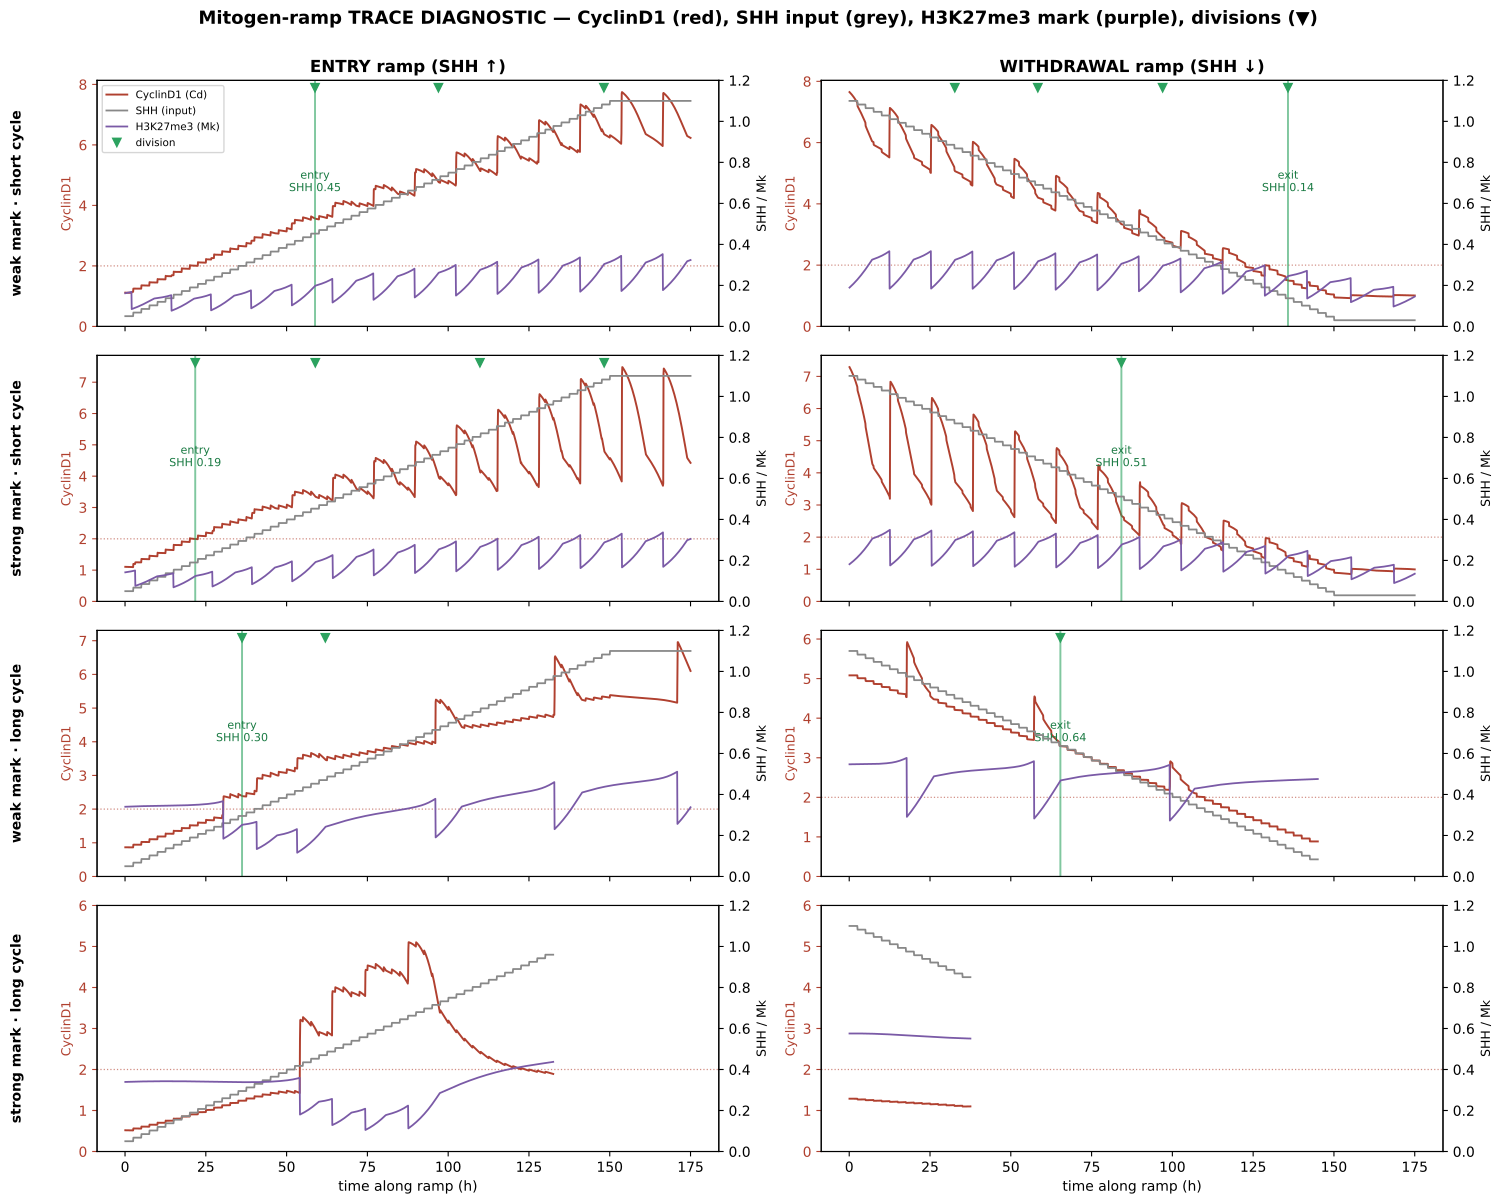

The script that saved this image:
"""DIAGNOSTIC: complete traces of the mitogen ramp (entry & withdrawal) across the parameter corners,
to see the mechanism directly (where CyclinD1 crosses, how the H3K27me3 mark accumulates/dilutes, when
the cell divides) rather than relying on a single threshold number.

4 conditions = corners of (H3K27me3 strength × cell-cycle duration); columns = entry ramp (SHH up) and
withdrawal ramp (SHH down). Each panel overlays SHH (input), CyclinD1 (Cd, the readout), the H3K27me3
mark (Mk), and division events (MPF peaks).

Run:  ./venv/bin/python simulations/sim_ramp_traces_diagnostic.py
"""
import sys, os
sys.path.insert(0, os.path.dirname(os.path.dirname(os.path.abspath(__file__))))
import numpy as np
import matplotlib
matplotlib.use('Agg')
import matplotlib.pyplot as plt
from scipy.signal import find_peaks
import tellurium as te
from src.build_model_v44_heldt import build_model_v44

D, PREEQ, CHUNK = 9000.0, 3000.0, 150.0
M = build_model_v44(with_ezh2=True, with_hh=True)
GNP = dict(MYCN_amplification=1.0, Ptch1_copy_number=1.0, p16=0.0, p18=0.464, kSyP21=0.002, HHi=0, EZH2i=0)
DEFAULTS = dict(f0_mk=0.233, mu=0.0005, kTlEZ=0.004, del_mk=0.0007, HU=0.0, k_Cd_translation=0.801)
_R = te.loada(M); _R.integrator.setValue('relative_tolerance', 1e-6)
try: _R.integrator.setValue('maximum_num_steps', 100000)
except Exception: pass


def ramp_trace(f0, mu, entry):
    _R.reset()
    for k, v in GNP.items(): _R[k] = v
    for k, v in DEFAULTS.items(): _R[k] = v
    _R['f0_mk'] = f0; _R['mu'] = mu
    shh0, shh1 = (0.05, 1.10) if entry else (1.10, 0.03)
    _R['SHH'] = shh0
    sel = ['time', 'SHH', 'Cd', 'Mk', 'MPF']
    t = 0.0
    for atol in (1e-8, 1e-7, 1e-6):
        try:
            _R.integrator.setValue('absolute_tolerance', atol); _R.simulate(0, PREEQ, 200, selections=sel); break
        except Exception:
            pass
    t = PREEQ
    shh_fn = lambda tt: shh0 + (shh1 - shh0) * min(max((tt - PREEQ) / D, 0.0), 1.0)
    T, SH, CD, MK, MP = [], [], [], [], []
    while t < PREEQ + D + 1500:
        _R['SHH'] = float(shh_fn(t)); ok = False
        for atol in (1e-8, 1e-7, 1e-6):
            try:
                _R.integrator.setValue('absolute_tolerance', atol)
                r = _R.simulate(t, t + CHUNK, max(30, int(CHUNK / 5)), selections=sel); ok = True; break
            except Exception:
                pass
        if not ok:
            break
        T.append(r['time'][1:]); SH.append(r['SHH'][1:]); CD.append(r['Cd'][1:]); MK.append(r['Mk'][1:]); MP.append(r['MPF'][1:])
        t += CHUNK
    if not T:
        return None
    return (np.concatenate(T) - PREEQ) / 60.0, np.concatenate(SH), np.concatenate(CD), np.concatenate(MK), np.concatenate(MP)


CONDS = [
    ('weak mark · short cycle',   0.60, 0.00090),
    ('strong mark · short cycle', 0.10, 0.00090),
    ('weak mark · long cycle',    0.60, 0.00030),
    ('strong mark · long cycle',  0.10, 0.00030),
]
THR = 2.0
fig, axes = plt.subplots(len(CONDS), 2, figsize=(15, 12), sharex='col')
for row, (name, f0, mu) in enumerate(CONDS):
    for col, entry in enumerate([True, False]):
        a = axes[row, col]
        tr = ramp_trace(f0, mu, entry)
        if tr is None:
            a.text(0.5, 0.5, 'integration failed', transform=a.transAxes, ha='center'); continue
        th, sh, cd, mk, mp = tr
        a.plot(th, cd, color='#b0402f', lw=1.4, label='CyclinD1 (Cd)')
        a.axhline(THR, color='#b0402f', ls=':', lw=0.9, alpha=0.6)
        a.set_ylim(0, max(6, np.nanmax(cd) * 1.05)); a.set_ylabel('CyclinD1', color='#b0402f', fontsize=9)
        a.tick_params(axis='y', colors='#b0402f')
        at = a.twinx()
        at.plot(th, sh, color='#888', lw=1.3, label='SHH (input)')
        at.plot(th, mk, color='#7a5aa6', lw=1.3, label='H3K27me3 (Mk)')
        at.set_ylim(0, 1.2); at.set_ylabel('SHH / Mk', fontsize=9)
        pk, _ = find_peaks(mp, prominence=0.15, distance=200)
        for p in pk:
            a.plot(th[p], a.get_ylim()[1] * 0.97, marker='v', color='#2ca25f', ms=6, clip_on=False)
        # entry/exit SHH annotation
        if len(pk):
            key = th[pk[0]] if entry else th[pk[-1]]
            skey = sh[pk[0]] if entry else sh[pk[-1]]
            a.axvline(key, color='#2ca25f', lw=1.4, alpha=0.6)
            a.text(key, a.get_ylim()[1] * 0.55, f'{"entry" if entry else "exit"}\nSHH {skey:.2f}', color='#1a7a43', fontsize=8, ha='center')
        if row == 0:
            a.set_title(('ENTRY ramp (SHH ↑)' if entry else 'WITHDRAWAL ramp (SHH ↓)'), fontweight='bold')
        if col == 0:
            a.text(-0.14, 0.5, name, transform=a.transAxes, rotation=90, va='center', fontweight='bold', fontsize=10)
        if row == len(CONDS) - 1:
            a.set_xlabel('time along ramp (h)')
        if row == 0 and col == 0:
            l1, lab1 = a.get_legend_handles_labels(); l2, lab2 = at.get_legend_handles_labels()
            a.legend(l1 + l2 + [plt.Line2D([], [], marker='v', color='#2ca25f', ls='none')], lab1 + lab2 + ['division'], fontsize=7.5, loc='upper left')

fig.suptitle('Mitogen-ramp TRACE DIAGNOSTIC — CyclinD1 (red), SHH input (grey), H3K27me3 mark (purple), divisions (▼)',
             fontsize=13, fontweight='bold', y=1.0)
plt.tight_layout()
plt.savefig('simulations/sim_ramp_traces_diagnostic.png', dpi=150, bbox_inches='tight')
plt.savefig('simulations/sim_ramp_traces_diagnostic.pdf', bbox_inches='tight')
plt.close()
print('Saved sim_ramp_traces_diagnostic.png')
